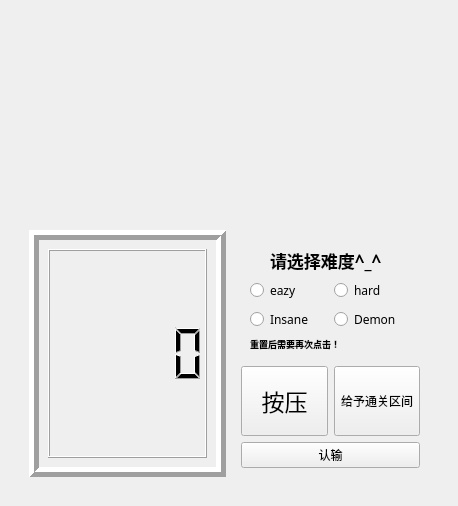
<?xml version="1.0" encoding="UTF-8"?>
<ui version="4.0">
 <class>Widget</class>
 <widget class="QWidget" name="Widget">
  <property name="geometry">
   <rect>
    <x>0</x>
    <y>0</y>
    <width>454</width>
    <height>506</height>
   </rect>
  </property>
  <property name="maximumSize">
   <size>
    <width>1000</width>
    <height>1000</height>
   </size>
  </property>
  <property name="windowTitle">
   <string>Widget</string>
  </property>
  <layout class="QVBoxLayout" name="verticalLayout_4">
   <item>
    <widget class="QStackedWidget" name="stackedWidget">
     <property name="currentIndex">
      <number>0</number>
     </property>
     <widget class="QWidget" name="page">
      <layout class="QHBoxLayout" name="horizontalLayout">
       <item>
        <widget class="QStackedWidget" name="stackedWidget_2">
         <property name="currentIndex">
          <number>0</number>
         </property>
         <widget class="QWidget" name="page_3">
          <layout class="QGridLayout" name="gridLayout_2">
           <item row="1" column="0">
            <widget class="QFrame" name="frame">
             <property name="frameShape">
              <enum>QFrame::Box</enum>
             </property>
             <property name="frameShadow">
              <enum>QFrame::Raised</enum>
             </property>
             <property name="lineWidth">
              <number>5</number>
             </property>
             <layout class="QVBoxLayout" name="verticalLayout_3">
              <item>
               <widget class="QLCDNumber" name="lcdNumber"/>
              </item>
             </layout>
            </widget>
           </item>
           <item row="1" column="1">
            <widget class="QWidget" name="widget_2" native="true">
             <layout class="QGridLayout" name="gridLayout_3">
              <item row="4" column="0" colspan="2">
               <widget class="QPushButton" name="button">
                <property name="text">
                 <string>认输</string>
                </property>
               </widget>
              </item>
              <item row="3" column="1">
               <widget class="QPushButton" name="changebutton">
                <property name="minimumSize">
                 <size>
                  <width>0</width>
                  <height>70</height>
                 </size>
                </property>
                <property name="text">
                 <string>给予通关区间</string>
                </property>
               </widget>
              </item>
              <item row="3" column="0">
               <widget class="QPushButton" name="startbon">
                <property name="minimumSize">
                 <size>
                  <width>50</width>
                  <height>70</height>
                 </size>
                </property>
                <property name="font">
                 <font>
                  <family>Microsoft YaHei UI</family>
                  <pointsize>17</pointsize>
                 </font>
                </property>
                <property name="text">
                 <string>按压</string>
                </property>
               </widget>
              </item>
              <item row="0" column="0" colspan="2">
               <widget class="QWidget" name="level" native="true">
                <property name="minimumSize">
                 <size>
                  <width>100</width>
                  <height>100</height>
                 </size>
                </property>
                <layout class="QGridLayout" name="gridLayout">
                 <item row="2" column="1">
                  <widget class="QRadioButton" name="hard">
                   <property name="font">
                    <font>
                     <family>Broadway</family>
                     <pointsize>9</pointsize>
                    </font>
                   </property>
                   <property name="text">
                    <string>hard</string>
                   </property>
                  </widget>
                 </item>
                 <item row="4" column="0">
                  <widget class="QRadioButton" name="insane">
                   <property name="font">
                    <font>
                     <family>Broadway</family>
                     <pointsize>9</pointsize>
                    </font>
                   </property>
                   <property name="text">
                    <string>Insane</string>
                   </property>
                  </widget>
                 </item>
                 <item row="4" column="1">
                  <widget class="QRadioButton" name="demon">
                   <property name="font">
                    <font>
                     <family>Broadway</family>
                     <pointsize>9</pointsize>
                    </font>
                   </property>
                   <property name="text">
                    <string>Demon</string>
                   </property>
                  </widget>
                 </item>
                 <item row="2" column="0">
                  <widget class="QRadioButton" name="eazy">
                   <property name="font">
                    <font>
                     <family>Broadway</family>
                     <pointsize>9</pointsize>
                    </font>
                   </property>
                   <property name="text">
                    <string>eazy</string>
                   </property>
                  </widget>
                 </item>
                 <item row="0" column="0" colspan="2">
                  <widget class="QLabel" name="levellabel">
                   <property name="font">
                    <font>
                     <family>Curlz MT</family>
                     <pointsize>13</pointsize>
                     <weight>75</weight>
                     <bold>true</bold>
                    </font>
                   </property>
                   <property name="text">
                    <string>请选择难度^_^</string>
                   </property>
                   <property name="margin">
                    <number>7</number>
                   </property>
                   <property name="indent">
                    <number>20</number>
                   </property>
                  </widget>
                 </item>
                 <item row="5" column="0" colspan="2">
                  <widget class="QLabel" name="rebonlabel">
                   <property name="font">
                    <font>
                     <pointsize>7</pointsize>
                     <weight>75</weight>
                     <bold>true</bold>
                    </font>
                   </property>
                   <property name="text">
                    <string>重置后需要再次点击！</string>
                   </property>
                  </widget>
                 </item>
                </layout>
               </widget>
              </item>
             </layout>
            </widget>
           </item>
           <item row="0" column="0" colspan="2">
            <widget class="QWidget" name="widget" native="true">
             <property name="minimumSize">
              <size>
               <width>400</width>
               <height>150</height>
              </size>
             </property>
             <property name="autoFillBackground">
              <bool>true</bool>
             </property>
             <widget class="QLabel" name="charabacklabel">
              <property name="geometry">
               <rect>
                <x>9</x>
                <y>9</y>
                <width>16</width>
                <height>16</height>
               </rect>
              </property>
              <property name="text">
               <string/>
              </property>
              <property name="scaledContents">
               <bool>true</bool>
              </property>
             </widget>
             <widget class="QLabel" name="obj1label">
              <property name="geometry">
               <rect>
                <x>10</x>
                <y>120</y>
                <width>91</width>
                <height>81</height>
               </rect>
              </property>
              <property name="text">
               <string/>
              </property>
              <property name="textFormat">
               <enum>Qt::AutoText</enum>
              </property>
              <property name="pixmap">
               <pixmap resource="image.qrc">:/Photo/obj1.jpg</pixmap>
              </property>
              <property name="scaledContents">
               <bool>true</bool>
              </property>
             </widget>
             <widget class="QLabel" name="label">
              <property name="geometry">
               <rect>
                <x>30</x>
                <y>90</y>
                <width>71</width>
                <height>71</height>
               </rect>
              </property>
              <property name="minimumSize">
               <size>
                <width>10</width>
                <height>10</height>
               </size>
              </property>
              <property name="maximumSize">
               <size>
                <width>200</width>
                <height>200</height>
               </size>
              </property>
              <property name="text">
               <string/>
              </property>
              <property name="pixmap">
               <pixmap resource="image.qrc">:/Photo/character.png</pixmap>
              </property>
              <property name="scaledContents">
               <bool>true</bool>
              </property>
             </widget>
             <widget class="QLabel" name="obj2label">
              <property name="geometry">
               <rect>
                <x>230</x>
                <y>120</y>
                <width>91</width>
                <height>81</height>
               </rect>
              </property>
              <property name="minimumSize">
               <size>
                <width>91</width>
                <height>81</height>
               </size>
              </property>
              <property name="text">
               <string/>
              </property>
              <property name="pixmap">
               <pixmap resource="image.qrc">:/Photo/obj1.jpg</pixmap>
              </property>
              <property name="scaledContents">
               <bool>true</bool>
              </property>
             </widget>
             <zorder>obj2label</zorder>
             <zorder>obj1label</zorder>
             <zorder>charabacklabel</zorder>
             <zorder>label</zorder>
            </widget>
           </item>
          </layout>
         </widget>
         <widget class="QWidget" name="page_4">
          <layout class="QVBoxLayout" name="verticalLayout_2">
           <item>
            <widget class="QLabel" name="overlabel">
             <property name="text">
              <string>游戏失败</string>
             </property>
            </widget>
           </item>
           <item>
            <widget class="QPushButton" name="rebon">
             <property name="enabled">
              <bool>true</bool>
             </property>
             <property name="minimumSize">
              <size>
               <width>25</width>
               <height>30</height>
              </size>
             </property>
             <property name="maximumSize">
              <size>
               <width>16777215</width>
               <height>20</height>
              </size>
             </property>
             <property name="text">
              <string>重置</string>
             </property>
            </widget>
           </item>
          </layout>
         </widget>
        </widget>
       </item>
      </layout>
     </widget>
     <widget class="QWidget" name="page_2">
      <layout class="QFormLayout" name="formLayout">
       <item row="1" column="1">
        <widget class="QPushButton" name="Mainbutton">
         <property name="minimumSize">
          <size>
           <width>100</width>
           <height>70</height>
          </size>
         </property>
         <property name="text">
          <string>开始！ </string>
         </property>
        </widget>
       </item>
       <item row="0" column="1">
        <widget class="QLabel" name="startlabel">
         <property name="minimumSize">
          <size>
           <width>400</width>
           <height>200</height>
          </size>
         </property>
         <property name="text">
          <string/>
         </property>
         <property name="pixmap">
          <pixmap resource="image.qrc">:/Photo/main.jpg</pixmap>
         </property>
         <property name="scaledContents">
          <bool>true</bool>
         </property>
        </widget>
       </item>
      </layout>
     </widget>
    </widget>
   </item>
  </layout>
 </widget>
 <resources>
  <include location="image.qrc"/>
 </resources>
 <connections/>
</ui>
